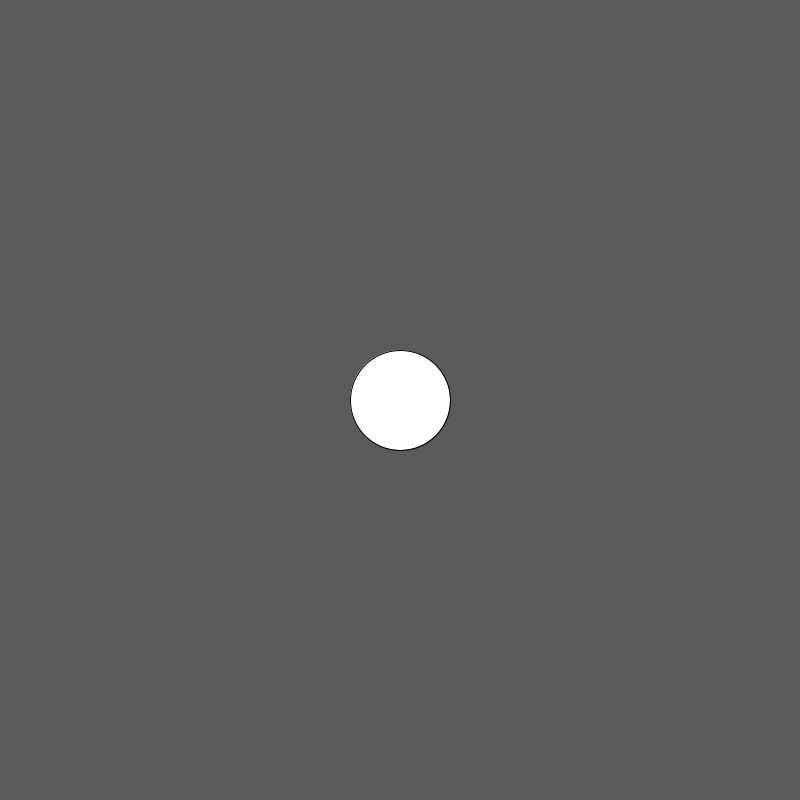
Frame 1 (no input)
Frame 60 (the mouse pressed at the canvas centre just before this capture): identical to frame 1, image omitted
Frame 120 (the mouse held since frame 60 and released just before this capture): identical to frame 1, image omitted

The Processing sketch that drew this single still picture (run headless with seeded random() and noise(); from frame 60 on, the mouse is pressed at the canvas centre):

// Processing sketch: hook_man
// ── hook_man.pde
float ballX;
float ballY;
float ballXV;
float ballYV;
float ballspeed;
float clickX;
float clickY;
boolean activeHook;

void setup()
{
  size(800, 800);
  ballX = width/2;
  ballY = height/2;
  activeHook = false;
}

void draw()
{
  background(90);
  ball(ballX, ballY);
  if(activeHook)
  {
    hook();
  }
}

void mouseClicked()
{
  clickX = mouseX;
  clickY = mouseY;
  activeHook = true;
}

void ball(float x, float y)
{
  if(activeHook)
  {
    ballXV = (ballX - clickX)/-abs(ballX - clickX);
  }
  else
  {
    
  }
  
  ballX += ballXV;
  
  push();
  translate(x, y);
  ellipse(0, 0, 100, 100);
  pop();
}

void hook()
{
  line(ballX, ballY, clickX, clickY);
}
